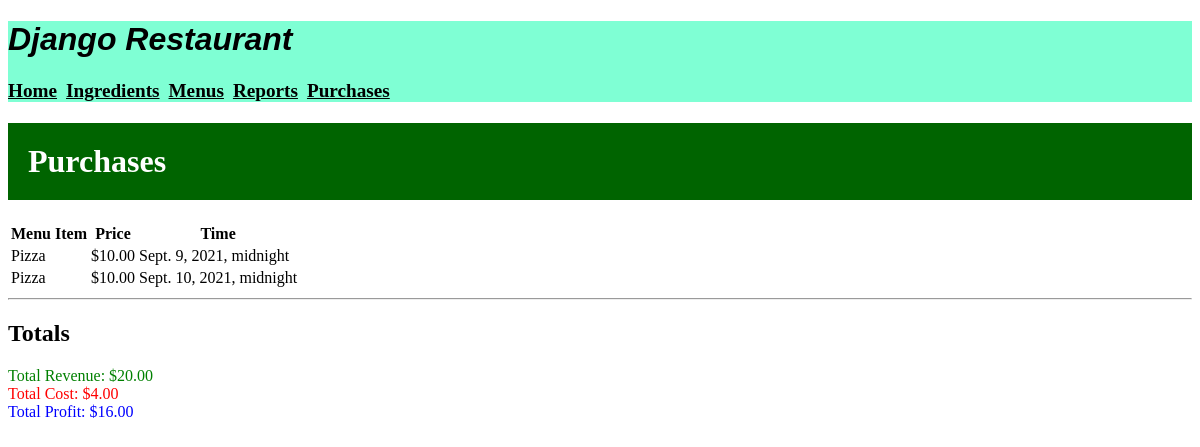
The page /reports/ on the database as committed earlier.
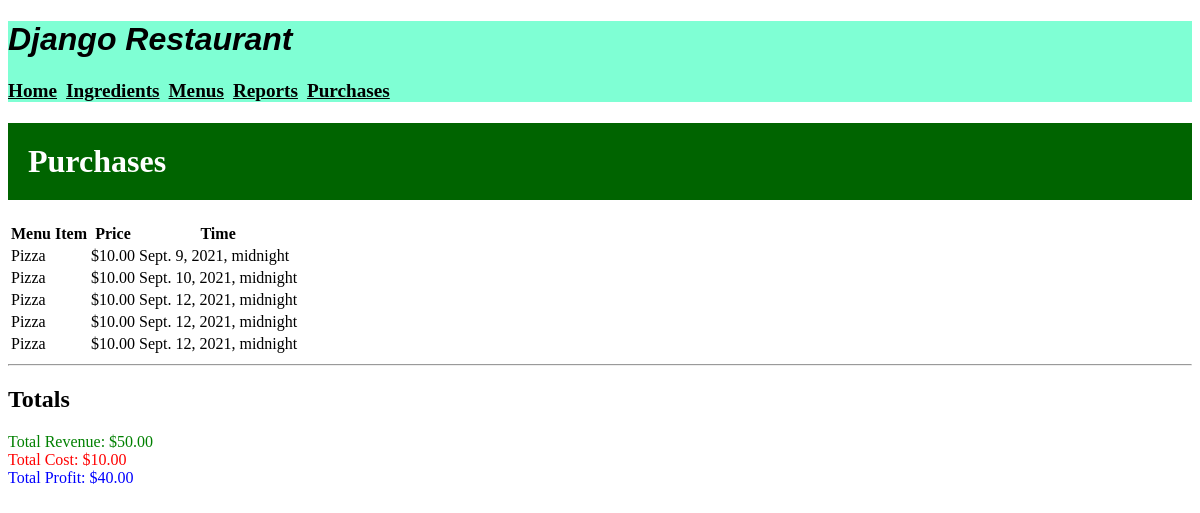
The same page on the database as committed later.
### inventory/models.py (models this page shows, shortened)
class Purchase(models.Model):
    menu_item = models.ForeignKey(MenuItem, on_delete=models.CASCADE)
    timestamp = models.DateTimeField(default=datetime.date.today)

class MenuItem(models.Model):
    title = models.CharField(max_length=30)
    price = models.FloatField(default=0.0)

### inventory/views.py (the view)
# urls.py: path('reports/', views.ReportView.as_view(), name="reports"),
class ReportView(TemplateView):
    template_name = "inventory/reports.html"
    def get_context_data(self, **kwargs):
        context = super().get_context_data(**kwargs)
        context["purchases"] = Purchase.objects.all()
        revenue = Purchase.objects.aggregate(
            revenue=Sum("menu_item__price"))["revenue"]
        total_cost = 0
        for purchase in Purchase.objects.all():
            for recipe_requirement in purchase.menu_item.reciperequirement_set.all():
                total_cost += recipe_requirement.ingredient.unit_price * \
                    recipe_requirement.quantity
        context["revenue"] = revenue
        context["total_cost"] = total_cost
        context["profit"] = revenue - total_cost
        return context

### inventory/templates/inventory/reports.html
{% extends 'inventory/base.html' %}
{% load static %}
{% block content %}
    <h1 class="submenu" >Purchases</h1>
    <table class="inventory-table">
        <thead>
            <tr>
                <th>Menu Item</th>
                <th>Price</th>
                <th>Time</th>
            </tr>
        </thead>
        <tbody>
        {% for purchase in purchases %}
            <tr>
                <td>{{ purchase.menu_item.title }}</td>
                <td class="price">${{ purchase.menu_item.price|stringformat:".2f" }}</td>
                <td>{{ purchase.timestamp }}</td>
            </tr>
        {% endfor %}
        </tbody>
    </table>
    <hr/>
    <h2>Totals</h2>
    <div style="color: green;">Total Revenue: ${{ revenue|stringformat:".2f" }}</div>
    <div style="color: red;">Total Cost: ${{ total_cost|stringformat:".2f" }}</div>
    <div style="color: blue;">Total Profit: ${{ profit|stringformat:".2f" }}</div>
{% endblock %}

Rows that differ between the two databases and show on the page:
added Purchase: menu_item "Pizza", menu_item.price "10.00", timestamp "Sept. 12, 2021, midnight"
added Purchase: menu_item "Pizza", menu_item.price "10.00", timestamp "Sept. 12, 2021, midnight"
added Purchase: menu_item "Pizza", menu_item.price "10.00", timestamp "Sept. 12, 2021, midnight"
Other text that changed with them:
{{ revenue|stringformat:".2f" }}: "20.00" → "50.00"
{{ total_cost|stringformat:".2f" }}: "4.00" → "10.00"
{{ profit|stringformat:".2f" }}: "16.00" → "40.00"
